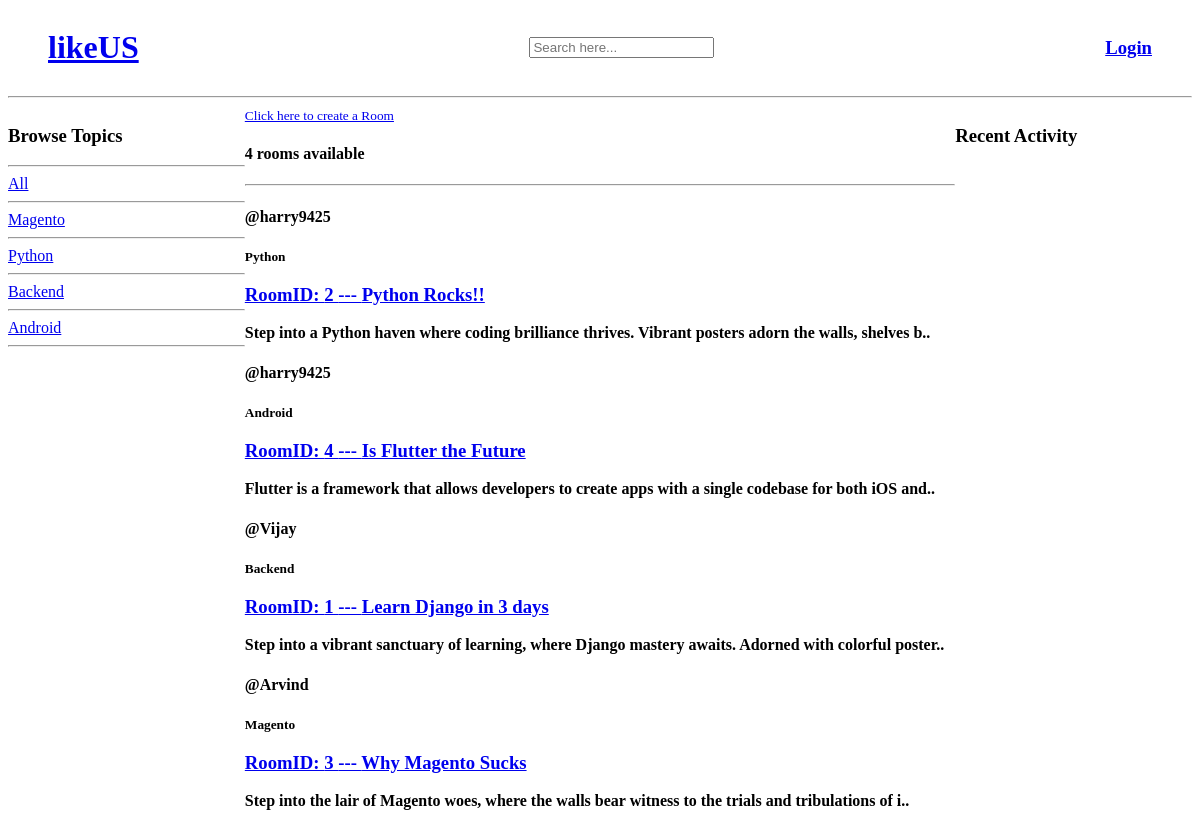
Before: / with the older database file.
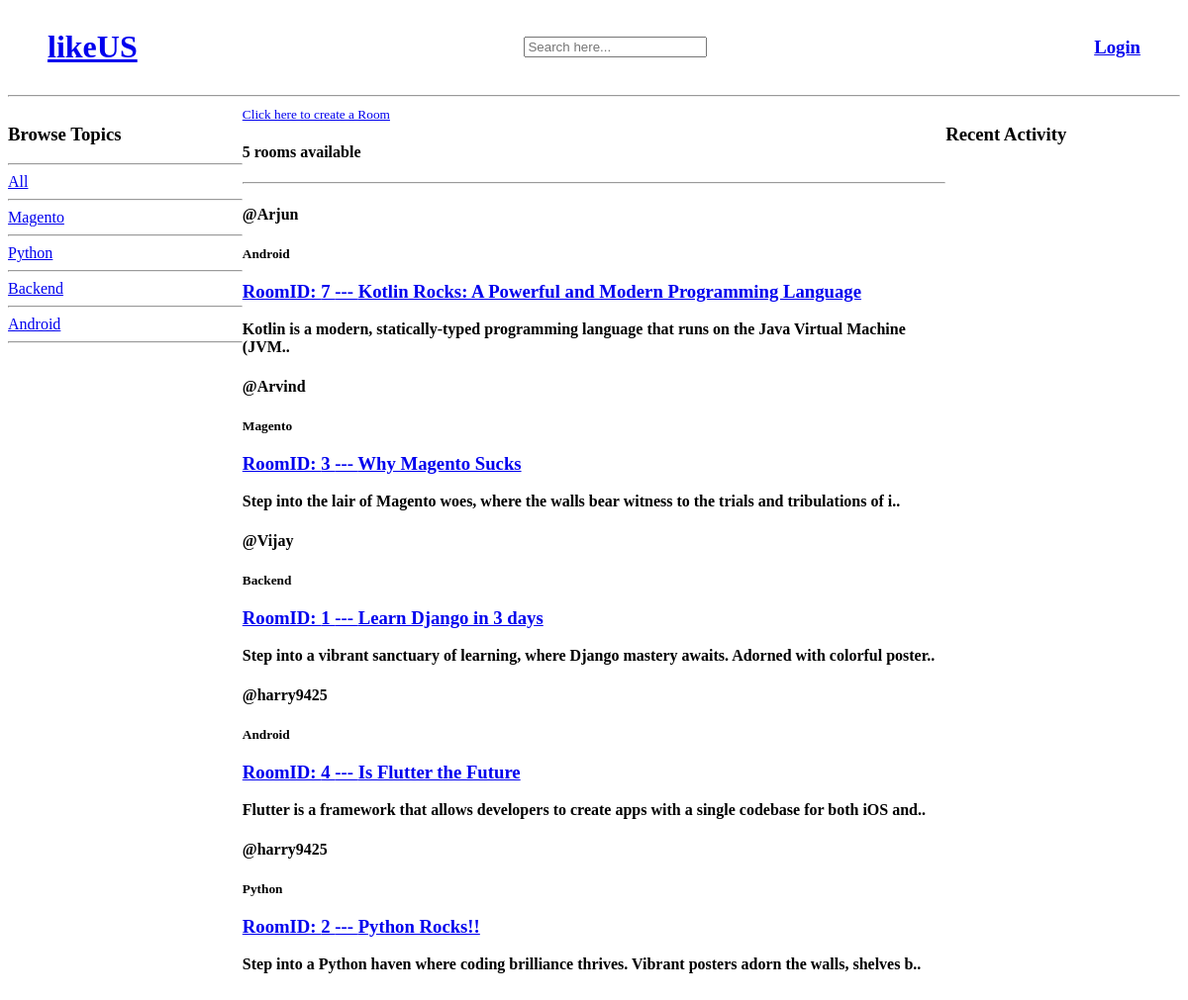
After: the same page with the newer database file.
### base/models.py (models this page shows, shortened)
class Topic(models.Model):
    name=models.CharField(max_length=30)

class Room(models.Model):
    host=models.ForeignKey(User,on_delete=models.SET_NULL,null=True)
    topic=models.ForeignKey(Topic, on_delete=models.SET_NULL,null=True)
    name=models.CharField(max_length=100)
    description=models.CharField(max_length=500,null=True)
    created=models.DateTimeField(auto_now_add=True)
    updated=models.DateTimeField(auto_now=True)
    participants=models.ManyToManyField(User,related_name="participants",blank=True)
    class Meta:
        ordering=['-updated','-created']

### base/views.py (the view)
# urls.py: path("",views.home, name="home"),
def home(request):
    q=request.GET.get('q')
    allroom=Room.objects.filter(
        Q(topic__name__icontains=("" if q==None else q)) |
        Q(name__icontains=("" if q==None else q)) |
        Q(description__icontains=("" if q==None else q))
    )
    alltopics=Topic.objects.all()
    roomscount=len(allroom)
    context={'rooms':allroom,'topics':alltopics,'roomscount':roomscount}
    return render(request,'base/home.html',context)

### base/templates/base/home.html (shortened to what this page needs)
{% extends "main.html" %}
{% block content %}
<div class="home-container">
    <div>
        <h3>Browse Topics</h3>
        <hr>
        <div>
            <div>
                <a href="{% url "home" %}">All</a>
                <br><hr>
            </div>
            {% for x in topics %}
                <div>
                    <a href="{% url "home" %}?q={{x.name}}">{{x.name}}</a>
                    <br><hr>
                </div>
            {% endfor %}
        </div>
    </div>
    <div>
        <small><a href={% url "create-room" %}>Click here to create a Room</a></small>
        <br>
        <h4>{{roomscount}} rooms available<h4>
        <div>
            <div>
                <hr>
                {% for x in rooms %}
                    <div>
                        <h4>@{{x.host.username}}</h4>
                        <small>{{x.topic.name}}</small><br>
                            <a href="{% url 'room' x.id %}">
                                <h3>RoomID: {{x.id}} --- {{x.name}}</h3>
                            </a>
                        <p>{{x.description | slice:":100"}}..</p>
                    </div>
                {% endfor %}
            </div>
        </div>
    </div>
    <div>
        <h3>Recent Activity</h3>
    </div>
</div>
{% endblock content %}

Changed rows visible on the page:
added Room: host.username "Arjun", topic.name "Android", id "7", name "Kotlin Rocks: A Powerful and Modern Programming Language", description "Kotlin is a modern, statically-typed programming language that runs on the Java Virtual Machine (JVM"
changed Room "Why Magento Sucks": moves up the list
changed Room "Learn Django in 3 days": moves up the list
changed Room "Is Flutter the Future": moves down the list
Other visible differences:
{{ roomscount }}: "4" → "5"
